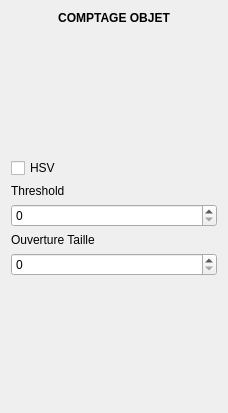
<?xml version="1.0" encoding="UTF-8"?>
<ui version="4.0">
 <class>ComptageObjet</class>
 <widget class="QWidget" name="ComptageObjet">
  <property name="geometry">
   <rect>
    <x>0</x>
    <y>0</y>
    <width>228</width>
    <height>413</height>
   </rect>
  </property>
  <property name="windowTitle">
   <string>Form</string>
  </property>
  <layout class="QHBoxLayout" name="horizontalLayout">
   <item>
    <layout class="QVBoxLayout" name="verticalLayout">
     <item>
      <widget class="QLabel" name="label_3">
       <property name="font">
        <font>
         <weight>75</weight>
         <bold>true</bold>
        </font>
       </property>
       <property name="text">
        <string>COMPTAGE OBJET</string>
       </property>
       <property name="alignment">
        <set>Qt::AlignCenter</set>
       </property>
      </widget>
     </item>
     <item>
      <spacer name="verticalSpacer_2">
       <property name="orientation">
        <enum>Qt::Vertical</enum>
       </property>
       <property name="sizeHint" stdset="0">
        <size>
         <width>20</width>
         <height>40</height>
        </size>
       </property>
      </spacer>
     </item>
     <item>
      <widget class="QCheckBox" name="checkBox_HSV">
       <property name="text">
        <string>HSV</string>
       </property>
      </widget>
     </item>
     <item>
      <widget class="QLabel" name="label">
       <property name="text">
        <string>Threshold</string>
       </property>
      </widget>
     </item>
     <item>
      <widget class="QSpinBox" name="spinBox_Threshold"/>
     </item>
     <item>
      <widget class="QLabel" name="label_2">
       <property name="text">
        <string>Ouverture Taille</string>
       </property>
      </widget>
     </item>
     <item>
      <widget class="QSpinBox" name="spinBox_OpenSize"/>
     </item>
     <item>
      <spacer name="verticalSpacer">
       <property name="orientation">
        <enum>Qt::Vertical</enum>
       </property>
       <property name="sizeHint" stdset="0">
        <size>
         <width>20</width>
         <height>40</height>
        </size>
       </property>
      </spacer>
     </item>
    </layout>
   </item>
  </layout>
 </widget>
 <resources/>
 <connections/>
</ui>
